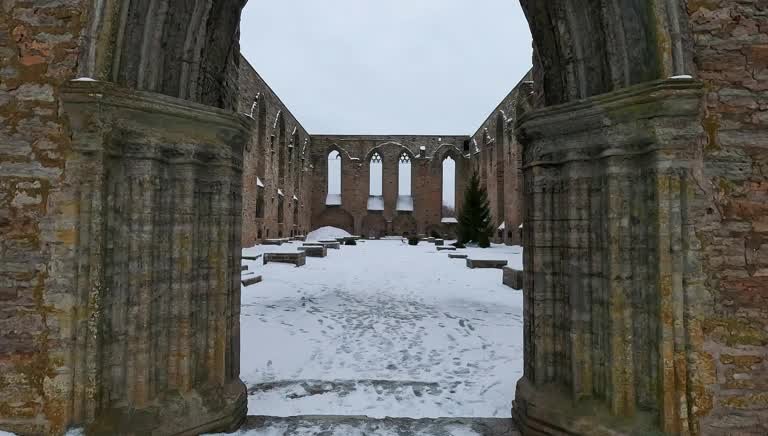
#> input picture data/test_case/test_image_seq_case1/image_0001.jpg, 768 x 436 px
$ python -i cropping.py   (imports and definitions only)
#> lines starting #> are read from the running program, lines starting #| are printed output that depends on the picture
"""
Utility functions for cropping and resizing data while maintaining proper cameras.

References: DUSt3R
"""

import cv2
import numpy as np
import PIL.Image

try:
    lanczos = PIL.Image.Resampling.LANCZOS
    bicubic = PIL.Image.Resampling.BICUBIC
except AttributeError:
    lanczos = PIL.Image.LANCZOS
    bicubic = PIL.Image.BICUBIC

from mirror_src.utils.geometry import (
    colmap_to_opencv_intrinsics,
    opencv_to_colmap_intrinsics,
)


class ImageList:
    """
    Convenience class to apply the same operation to a whole set of images.

    This class wraps a list of PIL.Image objects and provides methods to perform
    operations on all images simultaneously.
    """

    def __init__(self, images):
        if not isinstance(images, (tuple, list, set)):
            images = [images]
        self.images = []
        for image in images:
            if not isinstance(image, PIL.Image.Image):
                image = PIL.Image.fromarray(image)
            self.images.append(image)

    def __len__(self):
        """Return the number of images in the list."""
        return len(self.images)

    # [9 lines left out: function to_pil, not called in this run]

    @property
    def size(self):
        """
        Get the size of images in the list.

        Returns:
            tuple: (width, height) of the images

        Raises:
            AssertionError: If images have different sizes
        """
        sizes = [im.size for im in self.images]
        assert all(sizes[0] == s for s in sizes), "All images must have the same size"
        return sizes[0]

    # [36 lines left out: functions resize, crop, _dispatch, not called in this run]


def rescale_image_and_other_optional_info(
    image,
    output_resolution,
    depthmap=None,
    camera_intrinsics=None,
    force=True,
    additional_quantities_to_be_resized_with_nearest=None,
):
    """
    Rescale the image and depthmap to the output resolution.
    If the image is larger than the output resolution, it is rescaled with lanczos interpolation.
    If force is false and the image is smaller than the output resolution, it is not rescaled.
    If force is true and the image is smaller than the output resolution, it is rescaled with bicubic interpolation.
    Depth and other quantities are rescaled with nearest interpolation.

    Args:
        image (PIL.Image.Image or np.ndarray): The input image to be rescaled.
        output_resolution (tuple): The desired output resolution as a tuple (width, height).
        depthmap (np.ndarray, optional): The depth map associated with the image. Defaults to None.
        camera_intrinsics (np.ndarray, optional): The camera intrinsics matrix. Defaults to None.
        force (bool, optional): If True, force rescaling even if the image is smaller than the output resolution. Defaults to True.
        additional_quantities_to_be_resized_with_nearest (list of np.ndarray, optional): Additional quantities to be rescaled using nearest interpolation. Defaults to None.

    Returns:
        tuple: A tuple containing:
            - The rescaled image (PIL.Image.Image)
            - The rescaled depthmap (numpy.ndarray or None)
            - The updated camera intrinsics (numpy.ndarray or None)
            - The list of rescaled additional quantities (list of numpy.ndarray or None)
    """
    image = ImageList(image)
    input_resolution = np.array(image.size)  # (W, H)
    output_resolution = np.array(output_resolution)
    if depthmap is not None:
        assert tuple(depthmap.shape[:2]) == image.size[::-1]
    if additional_quantities_to_be_resized_with_nearest is not None:
        assert all(
            tuple(additional_quantity.shape[:2]) == image.size[::-1]
            for additional_quantity in additional_quantities_to_be_resized_with_nearest
        )

    # Define output resolution
    assert output_resolution.shape == (2,)
    scale_final = max(output_resolution / image.size) + 1e-8
    if scale_final >= 1 and not force:  # image is already smaller than what is asked
        output = (
            image.to_pil(),
            depthmap,
            camera_intrinsics,
            additional_quantities_to_be_resized_with_nearest,
        )
        return output
    output_resolution = np.floor(input_resolution * scale_final).astype(int)

    # First rescale the image so that it contains the crop
    image = image.resize(
        tuple(output_resolution), resample=lanczos if scale_final < 1 else bicubic
    )
    if depthmap is not None:
        depthmap = cv2.resize(
            depthmap,
            output_resolution,
            fx=scale_final,
            fy=scale_final,
            interpolation=cv2.INTER_NEAREST,
        )
    if additional_quantities_to_be_resized_with_nearest is not None:
        resized_additional_quantities = []
        for quantity in additional_quantities_to_be_resized_with_nearest:
            resized_additional_quantities.append(
                cv2.resize(
                    quantity,
                    output_resolution,
                    fx=scale_final,
                    fy=scale_final,
                    interpolation=cv2.INTER_NEAREST,
                )
            )
        additional_quantities_to_be_resized_with_nearest = resized_additional_quantities

    # No offset here; simple rescaling
    if camera_intrinsics is not None:
        camera_intrinsics = camera_matrix_of_crop(
            camera_intrinsics, input_resolution, output_resolution, scaling=scale_final
        )

    # Return
    return (
        image.to_pil(),
        depthmap,
        camera_intrinsics,
        additional_quantities_to_be_resized_with_nearest,
    )


# [313 lines left out: functions camera_matrix_of_crop, crop_image_and_other_optional_info, crop_image_depthmap, crop_image_normalmap, rescale_image_depthmap, rescale_image_normalmap and 2 more, not called in this run]

>>> import cv2
>>> picture = cv2.imread('../../../../../../../data/test_case/test_image_seq_case1/image_0001.jpg', cv2.IMREAD_GRAYSCALE)
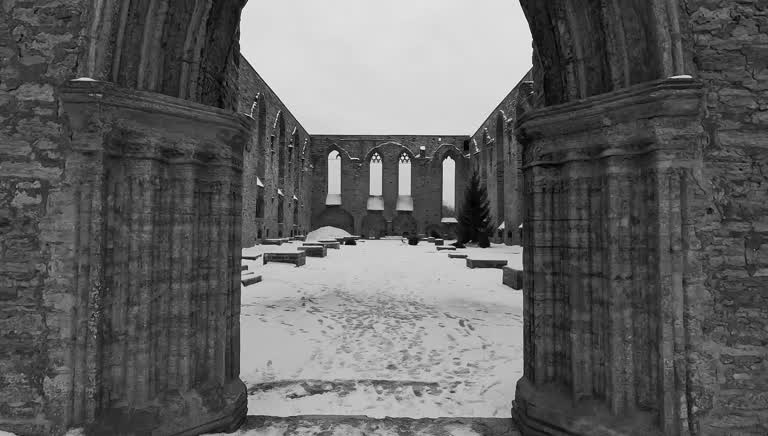
#> picture: shape (436, 768); min 0, max 255, mean 97.8
>>> result = rescale_image_and_other_optional_info(picture, 'out.png')
#> the loop in __init__, `for image in images:` made 1 pass
#> after the loop in __init__, `for image in images:`: self.images = 1 item
#> in size, `sizes = [im.size for im in self.images]`: sizes = [(768, 436)]
#> in rescale_image_and_other_optional_info, `input_resolution = np.array(image.size)`: input_resolution = [768, 436]
#> (the run stopped early here; a loop or call above may not have finished)

$ run again, on data/test_case/test_image_seq_case1/image_0003.jpg
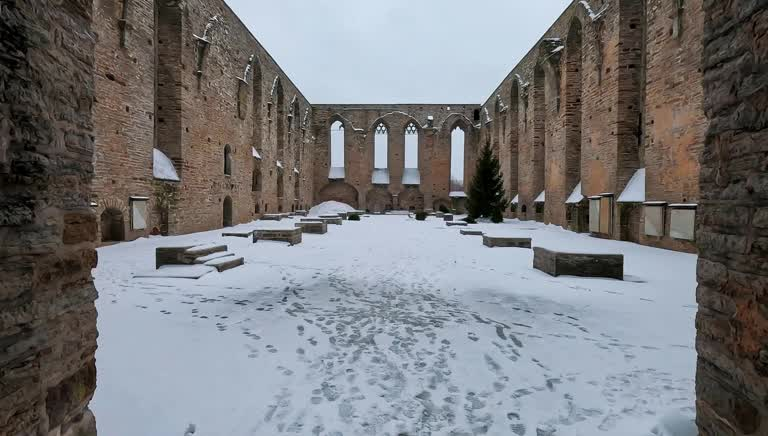
#> input picture data/test_case/test_image_seq_case1/image_0003.jpg, 768 x 436 px
#> `picture = cv2.imread('../../../../../../../data/test_case/test_image_s..`:
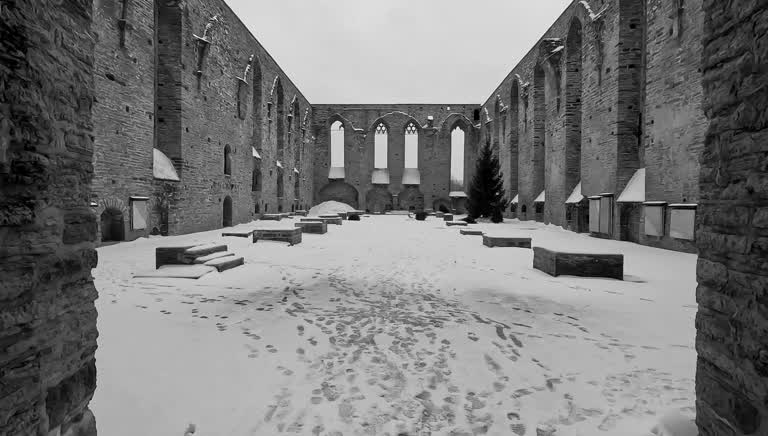
#> picture: shape (436, 768); min 0, max 251, mean 120.7
#> the loop in __init__, `for image in images:` made 1 pass
#> after the loop in __init__, `for image in images:`: self.images = 1 item
#> sizes = [(768, 436)]
#> input_resolution = [768, 436]

$ run again, on data/test_case/test_image_seq_case1/image_0004.jpg
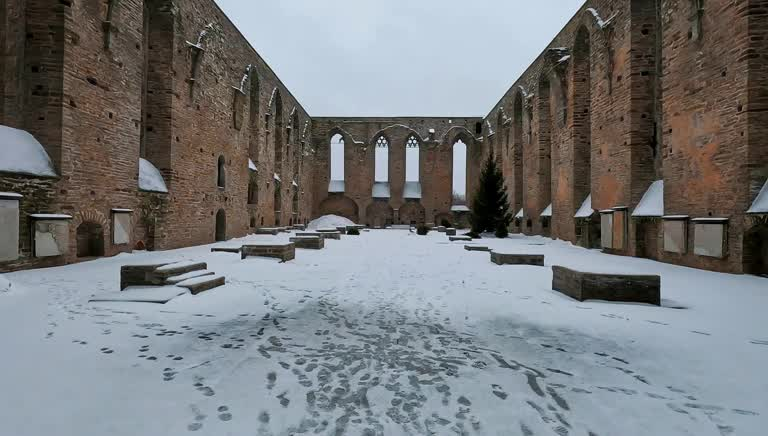
#> input picture data/test_case/test_image_seq_case1/image_0004.jpg, 768 x 436 px
#> `picture = cv2.imread('../../../../../../../data/test_case/test_image_s..`:
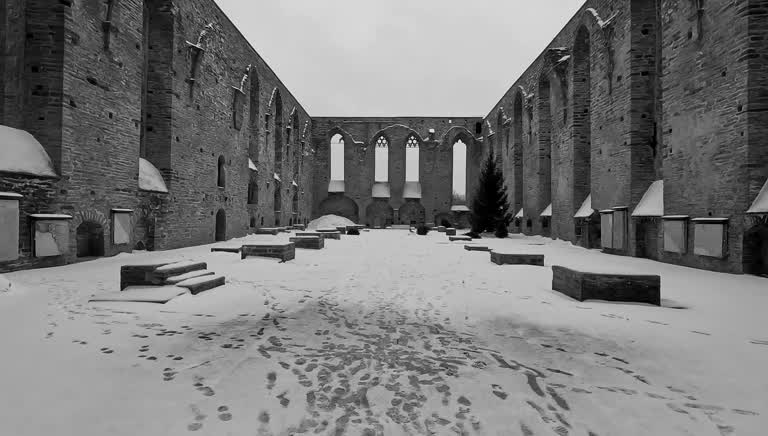
#> picture: shape (436, 768); min 0, max 248, mean 120.3
#> the loop in __init__, `for image in images:` made 1 pass
#> after the loop in __init__, `for image in images:`: self.images = 1 item
#> sizes = [(768, 436)]
#> input_resolution = [768, 436]
